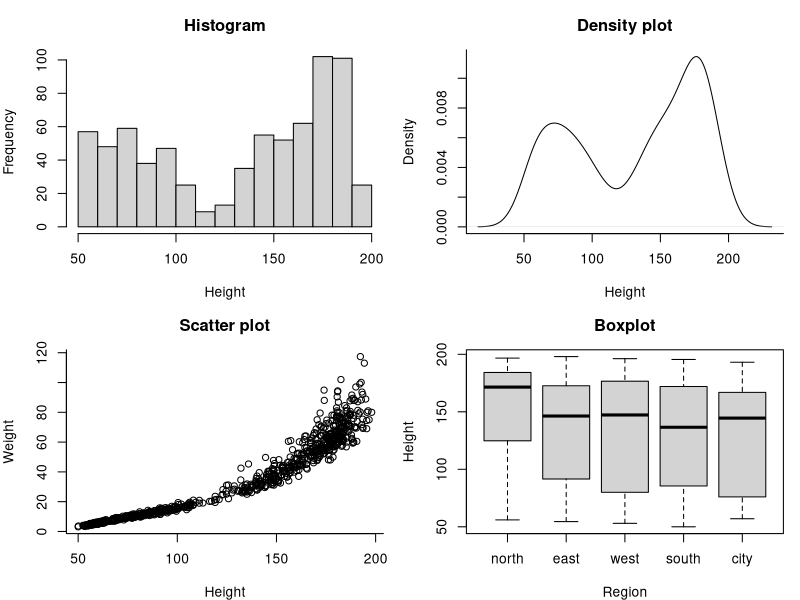
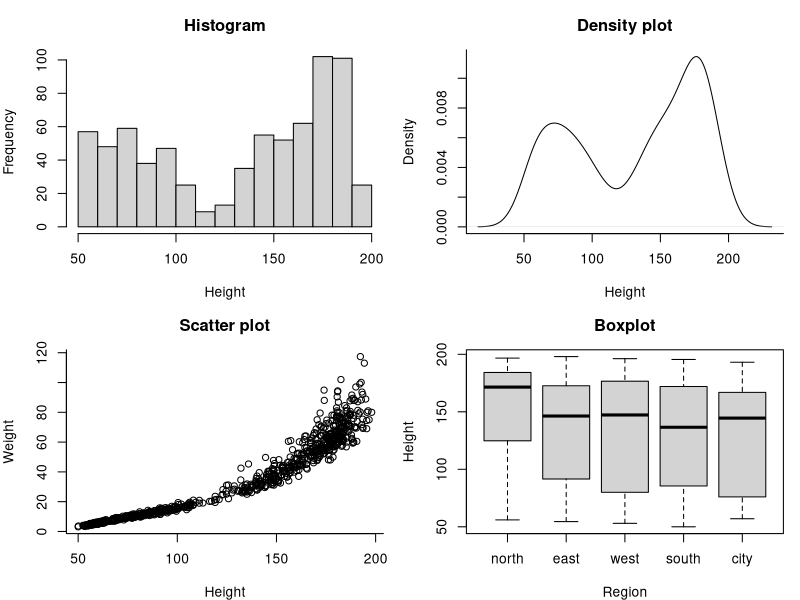
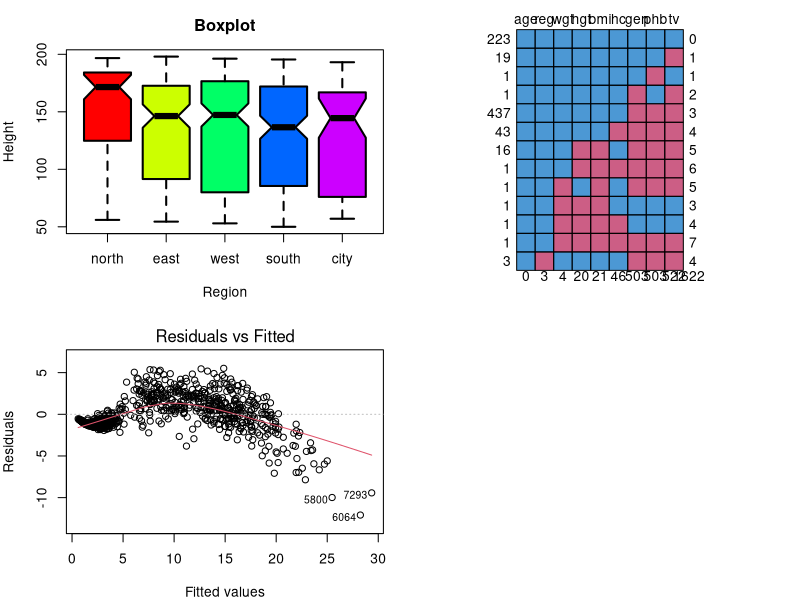
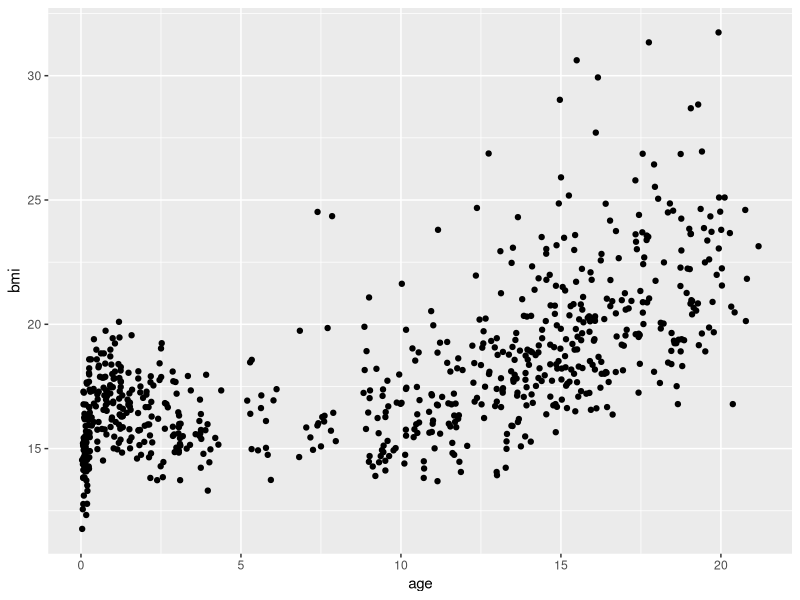
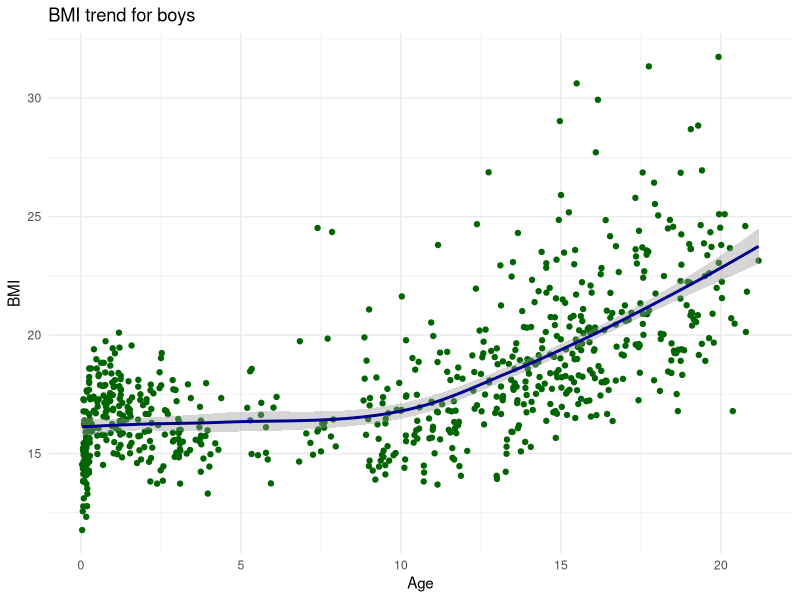
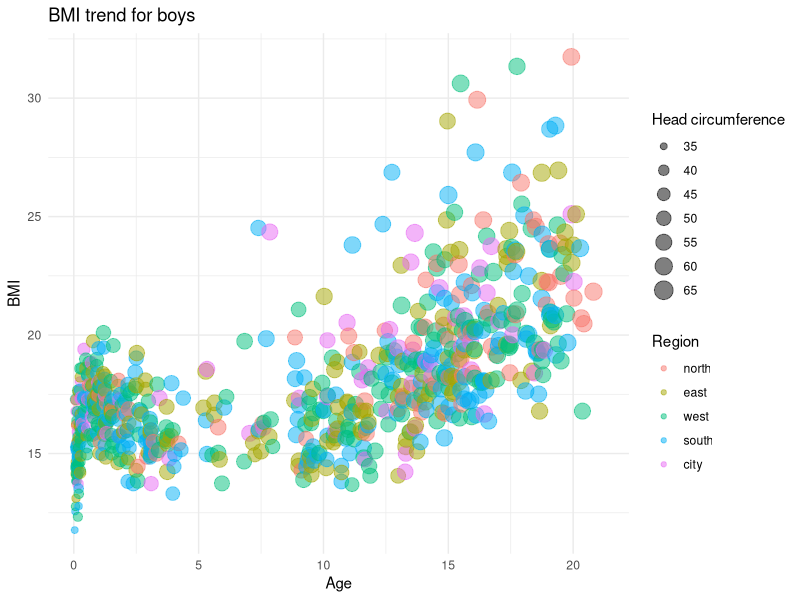
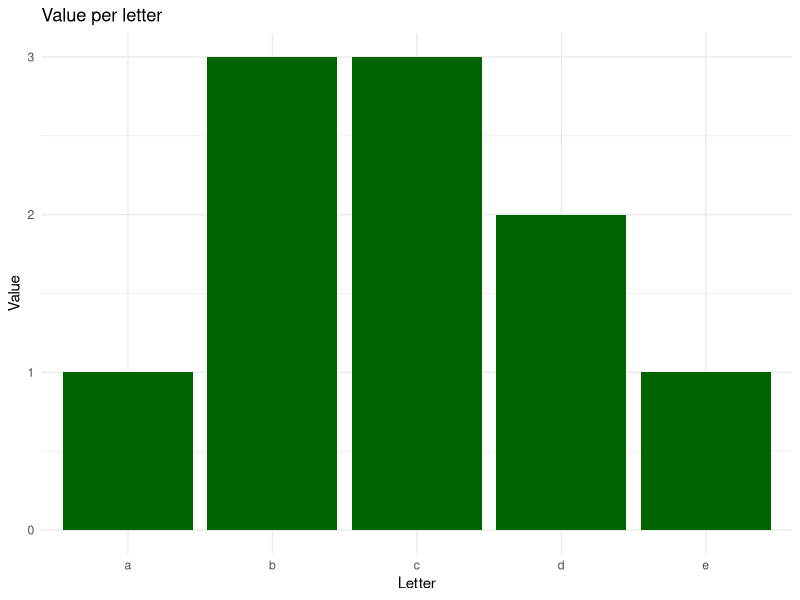
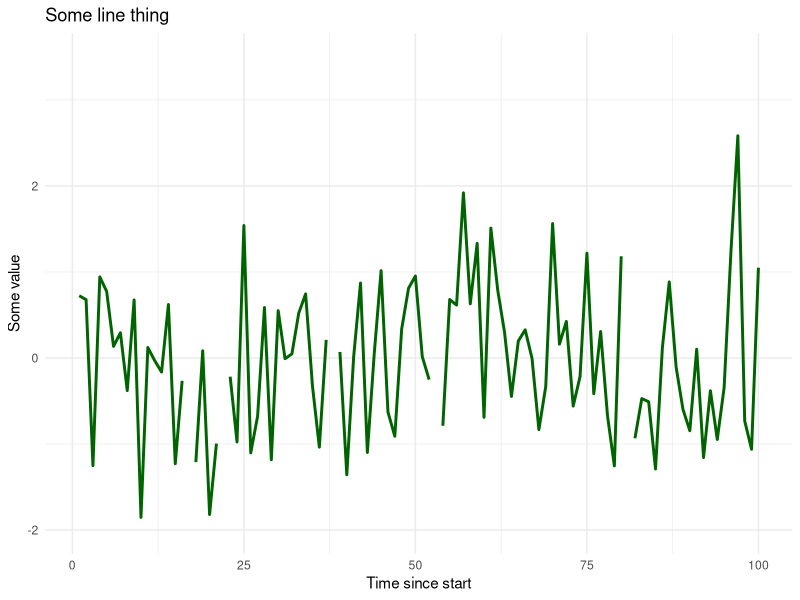

Write R code to recreate these figures, in order.
## ---- chunk 1
library(MASS)     # Datasets
library(mice)     # Boys dataset
library(dplyr)    # Data manipulation
library(magrittr) # Pipes
library(ggplot2)  # Plotting suite
## ---- chunk 2
par(mfrow = c(2,2), mar = c(4, 4, 3, 1))
boys %$% hist(na.omit(hgt), main = "Histogram", xlab = "Height")
boys %$% plot(density(na.omit(hgt)), main = "Density plot", xlab = "Height", bty = "L")
boys %$% plot(hgt, wgt, main = "Scatter plot", xlab = "Height", ylab = "Weight", bty = "L")
boys %$% boxplot(hgt~reg, main = "Boxplot", xlab = "Region", ylab = "Height")
## ---- chunk 3
hist(boys$hgt, main = "Histogram", xlab = "Height")
## ---- chunk 4
dens <- density(boys$hgt, na.rm = TRUE)
plot(dens, main = "Density plot", xlab = "Height", bty = "L")
## ---- chunk 5
plot(x = boys$hgt, y = boys$wgt, main = "Scatter plot", 
     xlab = "Height", ylab = "Weight", bty = "L")
## ---- chunk 6
boxplot(boys$hgt ~ boys$reg, main = "Boxplot", 
        xlab = "Region", ylab = "Height")
## ---- chunk 7
boxplot(hgt ~ reg, boys,  main = "Boxplot", xlab = "Region", 
        ylab = "Height", lwd = 2, notch = TRUE, col = rainbow(5))
## ---- chunk 8
boys %>% md.pattern() # from mice
## ---- chunk 9
result <- lm(age~wgt, boys)
plot(result, which = 1)
## ---- chunk 10
boys %>%
  ggplot(aes(x = age, y = bmi)) +
  geom_point(na.rm = TRUE)
## ---- chunk 11
gg <- 
  boys %>%
  ggplot(aes(x = age, y = bmi)) +
  geom_point(col = "dark green")
## ---- chunk 12
gg <- gg + 
  geom_smooth(col = "dark blue")
## ---- chunk 13
gg <- gg + 
  labs(x = "Age", y = "BMI", title = "BMI trend for boys") +
  theme_minimal()
## ---- chunk 14
plot(gg)
## ---- chunk 15
gg <- 
  boys %>% 
  filter(!is.na(reg)) %>% 
  
  ggplot(aes(x      = age, 
             y      = bmi, 
             size   = hc, 
             colour = reg)) +
  
  geom_point(alpha = 0.5) +
  
  labs(title  = "BMI trend for boys",
       x      = "Age", 
       y      = "BMI", 
       size   = "Head circumference",
       colour = "Region") +
  theme_minimal()
## ---- chunk 16
plot(gg)
## ---- chunk 17
data.frame(x = letters[1:5], y = c(1, 3, 3, 2, 1)) %>% 
  ggplot(aes(x = x, y = y)) + 
  geom_bar(fill = "dark green", stat = "identity") +
  labs(title = "Value per letter",
       x     = "Letter", 
       y     = "Value") +
  theme_minimal()
## ---- chunk 18
ggdat <- data.frame(x = 1:100, y = rnorm(100))
ggdat %>% 
  ggplot(aes(x = x, y = y)) + 
  geom_line(colour = "dark green", lwd = 1) +
  ylim(-2, 3.5) +
  labs(title = "Some line thing",
       x     = "Time since start", 
       y     = "Some value") +
  theme_minimal()
## ---- chunk 19
ggdat %>% 
  ggplot(aes(x = x, y = y)) + 
  geom_smooth(colour = "dark green", lwd = 1, se = FALSE) +
  ylim(-2, 3.5) +
  labs(title = "Some line thing",
       x     = "Time since start", 
       y     = "Some value") +
  theme_minimal()
## ---- chunk 20
boys %>% 
  filter(!is.na(reg)) %>% 
  
  ggplot(aes(x = reg, y = bmi, fill = reg)) +
  
  geom_boxplot() +
  
  labs(title = "BMI across regions",
       x     = "Region", 
       y     = "BMI") +
  theme_minimal() + 
  theme(legend.position = "none")
## ---- chunk 21
boys %>% 
  filter(!is.na(reg)) %>% 
  ggplot(aes(x = hgt, fill = reg)) +
  geom_density(alpha = 0.5, colour = "transparent") +
  xlim(0, 250) + 
  labs(title = "Height across regions",
       x     = "Height", 
       fill  = "Region") +
  theme_minimal()
